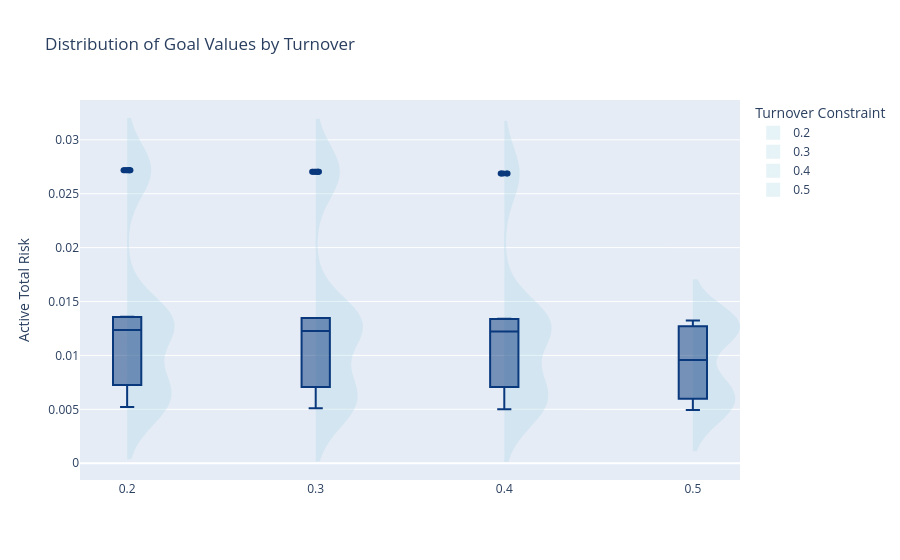

Notebook source saved alongside this figure:
### Code cell
# Combined plot with custom colors
custom_colors = {
    'box': {'marker': 'rgb(0,100,80)', 'line': 'rgb(0,100,80)'},
    'violin': {'line': 'rgb(180,60,0)', 'fill': 'rgb(180,60,0)'}
}

fig = create_distribution_plot(
    df=frame,
    x_column='constraint_value',
    y_column='goal_value',
    plot_type='combined',
    title='Distribution of Goal Values by Turnover',
    y_axis_title='Active Total Risk',
    #color_scheme=custom_colors,
    jitter=0.3,
    show_points=False,
    custom_layout={'legend_title_text': 'Turnover Constraint'}
)
fig.show()
